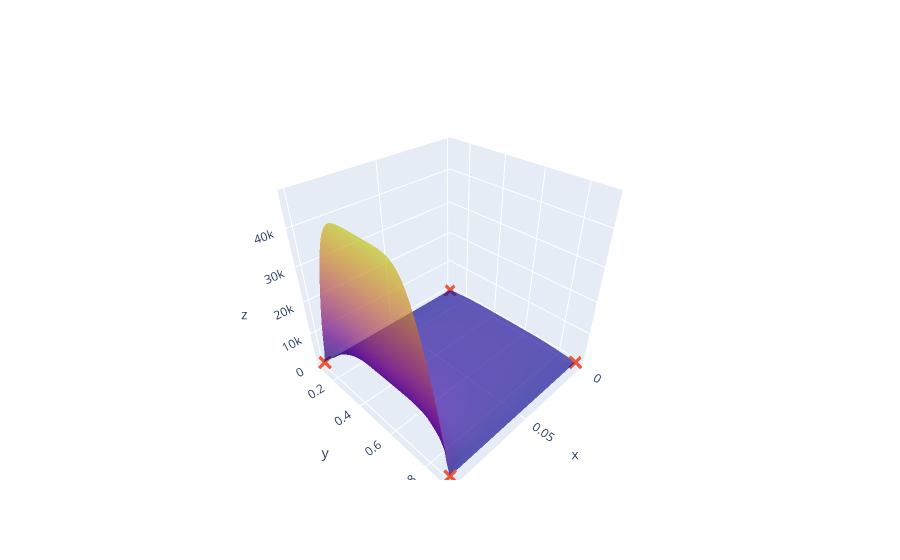

Here is the notebook cell this chart was saved with:
### Code cell
weighted_variance = acquisition_per_expected_cost(model_variance,cost_model)
plot(X,Y,weighted_variance)

### Figure 1 — Plotly figure (JSON) as saved in the notebook; plotly's stock layout.template omitted (floating-point values rounded to 4 significant figures; data arrays with more than 128 entries replaced by an {"elided": "..."} marker saying what was removed)
{"data": [{"opacity": 0.7, "showscale": false, "type": "surface", "x": {"elided": "50x50 float values"}, "y": {"elided": "50x50 float values"}, "z": {"elided": "50x50 float values"}}, {"marker": {"size": 5, "symbol": "x"}, "mode": "markers", "type": "scatter3d", "x": [0.1, 0.001, 0.1, 0.001], "y": [0.1, 0.1, 0.9, 0.9], "z": [3.277, 3.277, 3.277, 3.277]}], "layout": {}}
